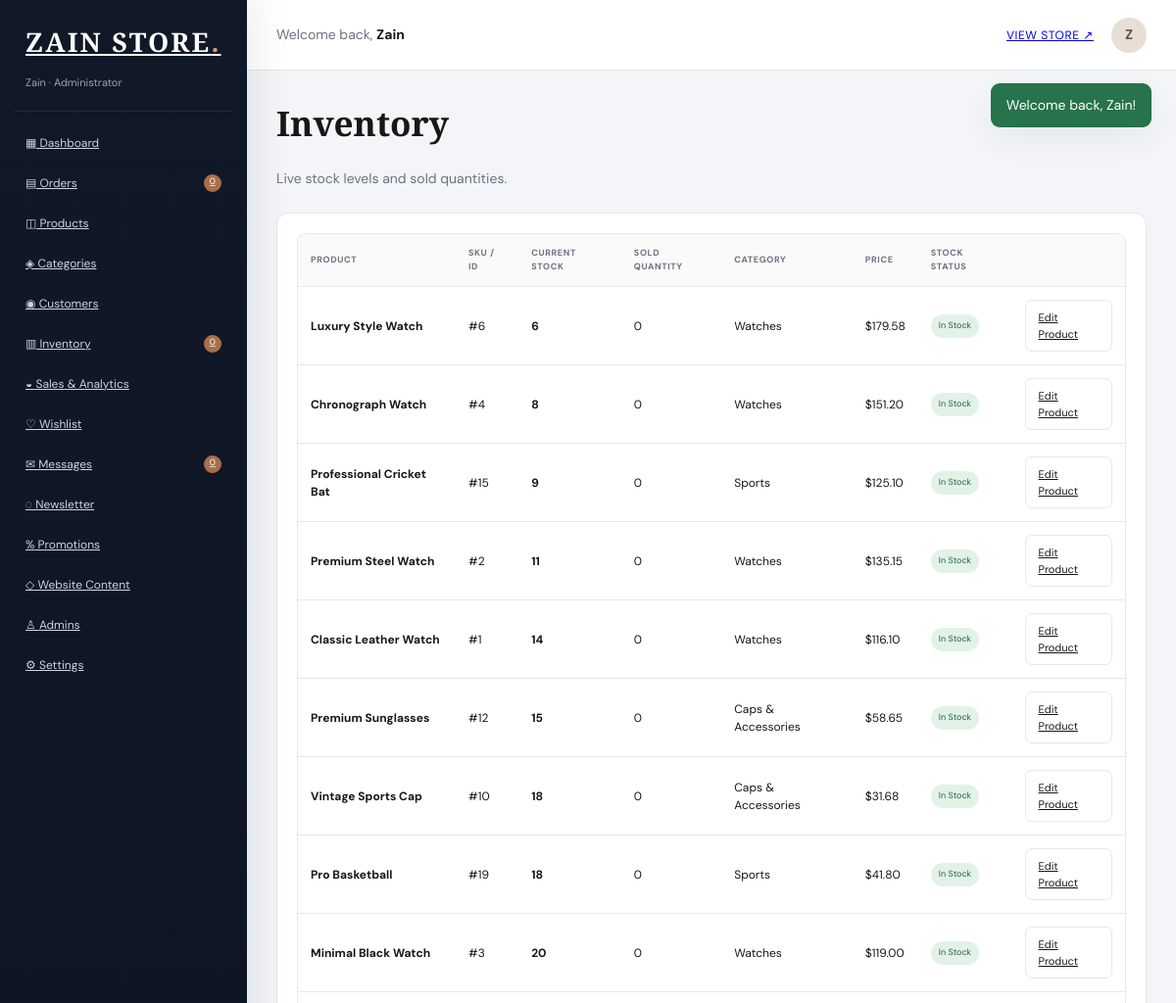
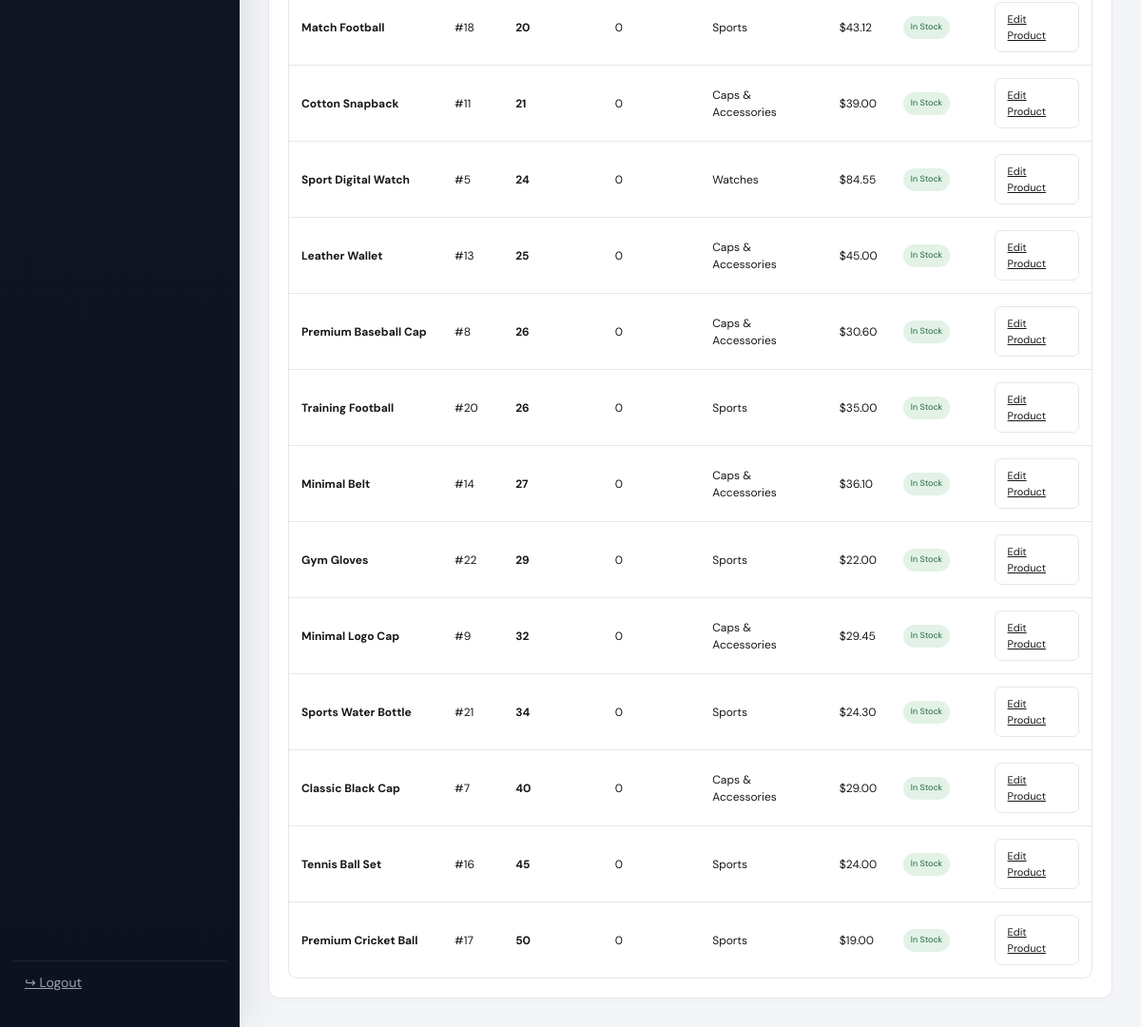
The page /admin/inventory.php (signed in) on the database its author committed (2 pictures, top to bottom).
### tables this page shows
CREATE TABLE products(
 id INT UNSIGNED AUTO_INCREMENT PRIMARY KEY,
 category_id INT UNSIGNED NULL,
 name VARCHAR(180) NOT NULL,
 description TEXT NOT NULL,
 price DECIMAL(12,2) NOT NULL,
 discount DECIMAL(5,2) NOT NULL DEFAULT 0,
 stock INT NOT NULL DEFAULT 0,
 rating DECIMAL(3,2) NOT NULL DEFAULT 0,
 review_count INT NOT NULL DEFAULT 0,
 main_image VARCHAR(255) NULL,
 secondary_image VARCHAR(255) NULL,
 status ENUM('active','inactive') NOT NULL DEFAULT 'active',
 views INT UNSIGNED NOT NULL DEFAULT 0,
 created_at TIMESTAMP DEFAULT CURRENT_TIMESTAMP,
 updated_at TIMESTAMP DEFAULT CURRENT_TIMESTAMP ON UPDATE CURRENT_TIMESTAMP,
 CONSTRAINT fk_product_category FOREIGN KEY(category_id) REFERENCES categories(id) ON DELETE SET NULL,
 INDEX(category_id), INDEX(status), INDEX(stock), INDEX(created_at)
);

CREATE TABLE categories(
 id INT UNSIGNED AUTO_INCREMENT PRIMARY KEY,
 name VARCHAR(100) NOT NULL UNIQUE,
 description TEXT NULL,
 created_at TIMESTAMP DEFAULT CURRENT_TIMESTAMP
);

### includes/auth.php (called while the page is built, shortened)
<?php
function e(?string $value): string {
    return htmlspecialchars($value ?? '', ENT_QUOTES, 'UTF-8');
}
function money(float $n): string { return '$' . number_format($n, 2); }
function sale_price(array $p): float {
    $d=max(0,min(100,(float)($p['discount'] ?? 0)));
    return (float)$p['price']*(1-$d/100);
}

### admin/inventory.php (the view)
<?php $page_title='Inventory';require 'includes/header.php';$filter=$_GET['filter']??'';$where=$filter==='low'?"WHERE p.status='active' AND p.stock<=5":($filter==='out'?"WHERE p.stock=0":'');$products=$pdo->query("SELECT p.*,c.name category_name,COALESCE((SELECT SUM(oi.quantity) FROM order_items oi JOIN orders o ON o.id=oi.order_id WHERE oi.product_id=p.id AND o.order_status<>'cancelled'),0) sold_qty FROM products p LEFT JOIN categories c ON c.id=p.category_id $where ORDER BY p.stock ASC")->fetchAll();?>
<div class="page-head"><div><h1>Inventory</h1><p>Live stock levels and sold quantities.</p></div></div><?php if($filter==='low'):?><div class="alert">Showing products at or below the low-stock threshold of 5.</div><?php endif;?><div class="panel"><div class="table-wrap"><table><tr><th>Product</th><th>SKU / ID</th><th>Current stock</th><th>Sold quantity</th><th>Category</th><th>Price</th><th>Stock status</th><th></th></tr><?php foreach($products as $p):$ss=$p['stock']==0?'Out of Stock':($p['stock']<=5?'Low Stock':'In Stock');?><tr><td><strong><?=e($p['name'])?></strong></td><td>#<?=$p['id']?></td><td><strong><?=$p['stock']?></strong></td><td><?=$p['sold_qty']?></td><td><?=e($p['category_name']??'—')?></td><td><?=money(sale_price($p))?></td><td><span class="badge <?=$ss==='Out of Stock'?'cancelled':($ss==='Low Stock'?'processing':'delivered')?>"><?=$ss?></span></td><td><a class="btn light" href="products.php?edit=<?=$p['id']?>">Edit Product</a></td></tr><?php endforeach;?></table></div></div><?php require 'includes/footer.php';?>

### assets/css/admin.css (style rules this page uses)
:root { --nav:#111827;--nav2:#0c1220;--bg:#f3f5f8;--card:#fff;--line:#e5e7eb;--muted:#6b7280;--accent:#8b5e3c;--accent2:#b88967;--danger:#a53d3d;--success:#27734b;--shadow:0 12px 34px rgba(15,23,42,.06) }
* { box-sizing:border-box }
body { margin:0;background:var(--bg);color:#171717;font:14px/1.5 "DM Sans",Arial,sans-serif;-webkit-font-smoothing:antialiased }
h1,h2,h3 { margin-top:0 }
h1 { font:700 35px "Playfair Display",serif }
.page-head { display:flex;justify-content:space-between;align-items:end;margin-bottom:24px }
.page-head p { color:var(--muted);margin:0 }
.panel { background:var(--card);border:1px solid var(--line);border-radius:12px;padding:20px;box-shadow:0 2px 8px rgba(15,23,42,.025) }
.table-wrap { overflow:auto;border:1px solid var(--line);border-radius:9px }
table { width:100%;border-collapse:collapse;min-width:680px }
th,td { padding:13px;border-bottom:1px solid var(--line);text-align:left;font-size:12px }
tr:last-child td { border-bottom:0 }
th { background:#fafafa;color:#6b7280;font-size:9px;text-transform:uppercase;letter-spacing:.07em }
.badge { display:inline-block;padding:5px 8px;border-radius:20px;background:#eef0f2;font-size:9px;text-transform:capitalize }
.badge.delivered { background:#e2f2e7;color:#236443 }
.btn { border:1px solid #171717;background:#171717;color:#fff;border-radius:7px;padding:9px 13px;display:inline-block;font-size:11px;transition:.18s }
.btn.light { background:#fff;color:#171717;border-color:var(--line) }

### rows shown on the page
products: name "Luxury Style Watch", id "6", stock "6", sold_qty "0", category.name "Watches", money(sale_price($p)) "$179.58", stock "In Stock"
products: name "Chronograph Watch", id "4", stock "8", sold_qty "0", category.name "Watches", money(sale_price($p)) "$151.20", stock "In Stock"
products: name "Professional Cricket Bat", id "15", stock "9", sold_qty "0", category.name "Sports", money(sale_price($p)) "$125.10", stock "In Stock"
products: name "Premium Steel Watch", id "2", stock "11", sold_qty "0", category.name "Watches", money(sale_price($p)) "$135.15", stock "In Stock"
products: name "Classic Leather Watch", id "1", stock "14", sold_qty "0", category.name "Watches", money(sale_price($p)) "$116.10", stock "In Stock"
products: name "Premium Sunglasses", id "12", stock "15", sold_qty "0", category.name "Caps & Accessories", money(sale_price($p)) "$58.65", stock "In Stock"
products: name "Vintage Sports Cap", id "10", stock "18", sold_qty "0", category.name "Caps & Accessories", money(sale_price($p)) "$31.68", stock "In Stock"
products: name "Pro Basketball", id "19", stock "18", sold_qty "0", category.name "Sports", money(sale_price($p)) "$41.80", stock "In Stock"
products: name "Minimal Black Watch", id "3", stock "20", sold_qty "0", category.name "Watches", money(sale_price($p)) "$119.00", stock "In Stock"
products: name "Match Football", id "18", stock "20", sold_qty "0", category.name "Sports", money(sale_price($p)) "$43.12", stock "In Stock"
products: name "Cotton Snapback", id "11", stock "21", sold_qty "0", category.name "Caps & Accessories", money(sale_price($p)) "$39.00", stock "In Stock"
products: name "Sport Digital Watch", id "5", stock "24", sold_qty "0", category.name "Watches", money(sale_price($p)) "$84.55", stock "In Stock"
products: name "Leather Wallet", id "13", stock "25", sold_qty "0", category.name "Caps & Accessories", money(sale_price($p)) "$45.00", stock "In Stock"
products: name "Premium Baseball Cap", id "8", stock "26", sold_qty "0", category.name "Caps & Accessories", money(sale_price($p)) "$30.60", stock "In Stock"
products: name "Training Football", id "20", stock "26", sold_qty "0", category.name "Sports", money(sale_price($p)) "$35.00", stock "In Stock"
products: name "Minimal Belt", id "14", stock "27", sold_qty "0", category.name "Caps & Accessories", money(sale_price($p)) "$36.10", stock "In Stock"
products: name "Gym Gloves", id "22", stock "29", sold_qty "0", category.name "Sports", money(sale_price($p)) "$22.00", stock "In Stock"
products: name "Minimal Logo Cap", id "9", stock "32", sold_qty "0", category.name "Caps & Accessories", money(sale_price($p)) "$29.45", stock "In Stock"
products: name "Sports Water Bottle", id "21", stock "34", sold_qty "0", category.name "Sports", money(sale_price($p)) "$24.30", stock "In Stock"
products: name "Classic Black Cap", id "7", stock "40", sold_qty "0", category.name "Caps & Accessories", money(sale_price($p)) "$29.00", stock "In Stock"
products: name "Tennis Ball Set", id "16", stock "45", sold_qty "0", category.name "Sports", money(sale_price($p)) "$24.00", stock "In Stock"
products: name "Premium Cricket Ball", id "17", stock "50", sold_qty "0", category.name "Sports", money(sale_price($p)) "$19.00", stock "In Stock"

### other values the page prints
$low "0"
$unread "0"
$f[1] "Welcome back, Zain!"
